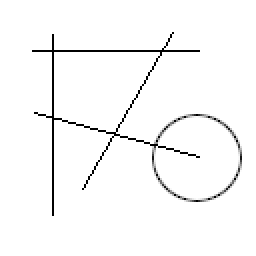
#> input picture images/hw1/test_04.png, 128 x 128 px (shown 2 times larger); its folder holds only this picture in this run
$ python task1.py   (older library calls are emulated)
#> lines starting #> are read from the running program, lines starting #| are printed output that depends on the picture; after the words box and inside, x2 and y2 are one past the last pixel; in counts of white or black regions, pixels touching at a corner belong together
#> further down, img is the input picture: shape (128, 128); min 0, max 255, mean 248
import math
import glob

import cv2
import numpy as np

import matplotlib.pyplot as plt
from mpl_toolkits.axes_grid1 import make_axes_locatable
from scipy.signal import convolve2d

HOUGH_SPACE_SIZE = 512
LINE_MIN_LENGTH = 64
NON_MAX_SUPPRESSION_DIST = 5

# TODO: pick the required threshold
LINE_EDGE_THRESHOLD = 500


def imshow_with_colorbar(index, img):
    plt.figure(index)
    ax = plt.subplot(111)
    im = ax.imshow(img)
    divider = make_axes_locatable(ax)
    cax = divider.append_axes("right", size="5%", pad=0.05)
    plt.colorbar(im, cax=cax)
    plt.show()


def convolve(img, kernel):
    # TODO:     done
    # write convolve operation
    # (the output array may have negative values)
    # for result comparison:
    # return convolve2d(img, kernel, mode='valid')
    (iH, iW) = img.shape[:2]
#> iH = 128; iW = 128
    (kH, kernel_width) = kernel.shape[:2]
    pad = (kernel_width - 1) // 2
    image_padded = cv2.copyMakeBorder(img, pad, pad, pad, pad,
                                      cv2.BORDER_REPLICATE)
    image_padded[pad:-pad, pad:-pad] = img
    output = np.zeros((iH, iW), dtype="float32")

    for y in np.arange(pad, iH + pad):
        for x in np.arange(pad, iW + pad):
            # extract the ROI of the image by extracting the
            # *center* region of the current (x, y)-coordinates
            # dimensions
            roi = image_padded[y - pad:y + pad + 1, x - pad:x + pad + 1]
            # perform the convolution by
            # element-wise multiplicate between the ROI and
            # the kernel, then summing the matrix
            k = (roi * kernel).sum(axis=(0, 1))

            output[y - pad, x - pad] = k
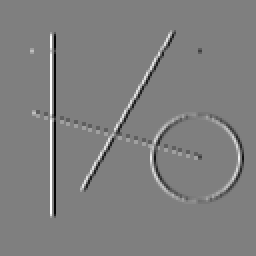
#> output: shape (128, 128) float32 (shown 2 times larger); min -1020, max 1020, mean 0; drawn with min black and max white

    return output


def threshold(img, threshold_value):
    # TODO:
    # write threshold operation
    # funciton should return numpy array with 1 in pixels that are higher or equal to threshold, otherwise - zero
    return img > threshold_value


def draw_line_in_hough_space(h_space, y, x):
    # TODO:
    # I propose to use polar coordinates instead of proposed y = a*x + b.
    # They are way easier for implementation.
    # The idea is the same. Short documentation: https://docs.opencv.org/3.4/d9/db0/tutorial_hough_lines.html
    for angle_index in range(HOUGH_SPACE_SIZE):
        angle = angle_index / HOUGH_SPACE_SIZE * (2 * math.pi)
        r_index = x * np.cos(angle) + y * np.sin(angle)
        r_index = int(r_index)
        if r_index > 0:
            h_space[r_index, angle_index] += 1


def dnorm(x, mu, sd):
    return 1 / (np.sqrt(2 * np.pi) * sd) * np.e ** (-np.power((x - mu) / sd, 2) / 2)


def gaussian_kernel(size, sigma=1):
    kernel_1D = np.linspace(-(size // 2), size // 2, size)
    for i in range(size):
        kernel_1D[i] = dnorm(kernel_1D[i], 0, sigma)
    kernel_2D = np.outer(kernel_1D.T, kernel_1D.T)

    kernel_2D *= 1.0 / kernel_2D.max()

    return kernel_2D


def count_lines(img, is_debug):
    if is_debug: imshow_with_colorbar(1, img)

    # TODO: done
    # pick the kernel for convolve operation, you need to find edges
    # sobel kernel
    k = np.array([[1, 0, -1], [2, 0, -2], [1, 0, -1]])
    # calculate convolve operation

    new_image_x = convolve(img, k)
    new_image_y = convolve(img, k.T)
#> after the loop in convolve (call 2), `for y in np.arange(pad, iH + pad):`:
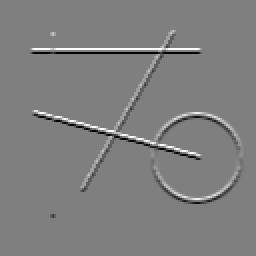
#> output: shape (128, 128) float32 (shown 2 times larger); min -1020, max 1020, mean 0; drawn with min black and max white

    img_c = np.sqrt(np.square(new_image_x) + np.square(new_image_y))

    img_c *= 255.0 / img_c.max()
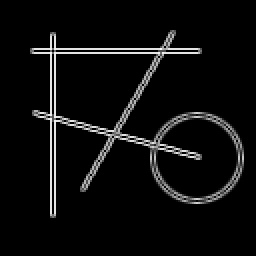
#> img_c: shape (128, 128) float32 (shown 2 times larger); min 0, max 255, mean 12.9
    gaussian_k = (gaussian_kernel(3))

    img_c = convolve(img_c, gaussian_k)
#> after the loop in convolve (call 3), `for y in np.arange(pad, iH + pad):`:
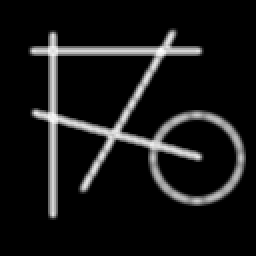
#> output: shape (128, 128) float32 (shown 2 times larger); min 0, max 730.5, mean 63; drawn with min black and max white
    if is_debug: imshow_with_colorbar(2, img_c)

    # TODO:
    # apply thresholding (the result of the threshold should be array with zeros and ones)
    img_thr = np.array(threshold(img_c, LINE_EDGE_THRESHOLD)).astype(int)  # LINE_EDGE_THRESHOLD
#> in threshold, `return img > threshold_value`:
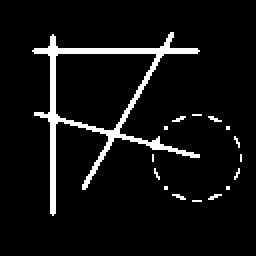
#> returned value: shape (128, 128) bool (shown 2 times larger); 6.4% white; 16 white regions (15 under 20 px), largest, box (x1, y1, x2, y2) and area: (16, 16, 100, 108) 953

    if is_debug: imshow_with_colorbar(3, img_thr)
    #
    h_space = np.zeros((HOUGH_SPACE_SIZE, HOUGH_SPACE_SIZE), dtype=np.int)

    # for each coordinate ...
    for y in range(img_thr.shape[0]):
        for x in range(img_thr.shape[1]):
            # if there is edge ...
            if img_thr[y, x] != 0:
                draw_line_in_hough_space(h_space, y, x)
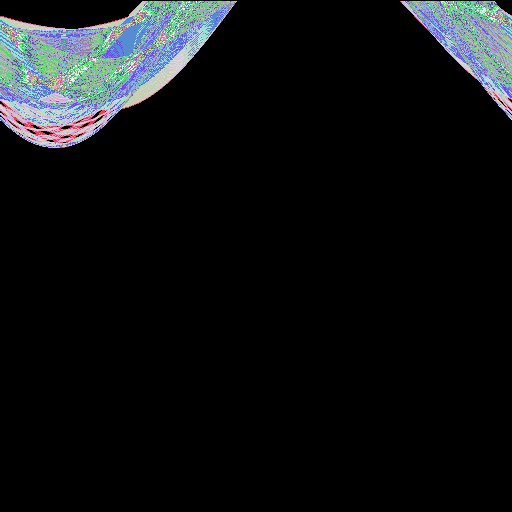
#> h_space: shape (512, 512) int64; 89 distinct labels, from 0 to 91; one colour per label, 0 black
    if is_debug: imshow_with_colorbar(4, h_space)
    #
    # apply threshold for hough space.
    # TODO:
    # pick the threshold to cut-off smaller lines
    # h_space_mask = threshold(h_space, ...)
    h_space_mask = 1 * (h_space > 50)
    if is_debug: imshow_with_colorbar(5, h_space_mask)

    # get indices of non-zero elements
    y_arr, x_arr = np.nonzero(h_space_mask)
#> y_arr = 106 values from 20 to 83
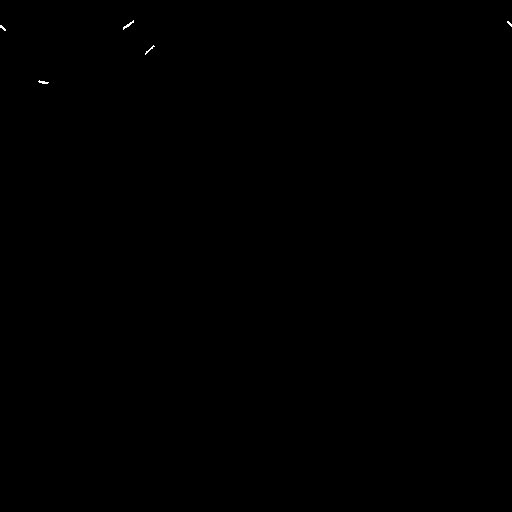
#> h_space_mask: shape (512, 512) int64; values 0 (black) and 1 (white), 0.04% white in thin lines or dots, all inside (x1, y1, x2, y2) = (0, 20, 512, 84)

    # calculate the lines number,
    # here is simple non maximum suppresion algorithm.
    # it counts only one point in the distance NON_MAX_SUPPRESSION_DIST
    lines_num = 0
    for i in range(len(y_arr)):
        has_neighbour = False
        for j in range(i):
            yi, xi = y_arr[i], x_arr[i]
            yj, xj = y_arr[j], x_arr[j]
            dy = abs(yi - yj)
            dx = abs(xi - xj)
            if dy <= NON_MAX_SUPPRESSION_DIST and \
                    (dx <= NON_MAX_SUPPRESSION_DIST or \
                     dx >= HOUGH_SPACE_SIZE - NON_MAX_SUPPRESSION_DIST):  # if x axis represents the angle, than check the distance if the points points that are near 0 degree (for example, distance between 1 deg. and 359 deg. is 2 deg.)
                has_neighbour = True
                break

        if not has_neighbour:
            lines_num += 1
#> after the loop, lines_num = 4

    if is_debug: print('lines number: %d' % lines_num); plt.show()
    return lines_num


if __name__ == '__main__':
    fpath_arr = glob.glob('./images/hw1/*.png')
    fpath_arr.sort()

    print(fpath_arr)

    for img_fpath in fpath_arr:
        img = cv2.imread(img_fpath, cv2.IMREAD_GRAYSCALE)
        print('Number of lines for %s: %d' % (img_fpath, count_lines(img, False)))
#| Number of lines for ./images/hw1/test_04.png: 4
